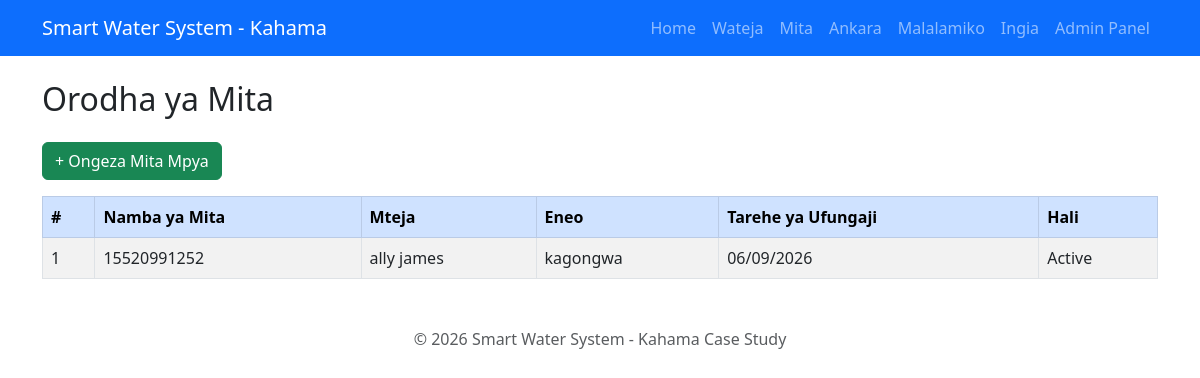
/meters/, run on the app's committed database.
### meters/models.py (models this page shows, shortened)
class Meter(models.Model):
    STATUS_CHOICES = [
        ('active', 'Active'),
        ('inactive', 'Inactive'),
        ('faulty', 'Faulty'),
    ]
    customer = models.ForeignKey(Customer, on_delete=models.CASCADE, related_name='meters')
    meter_number = models.CharField(max_length=50, unique=True)
    location = models.CharField(max_length=255, blank=True, null=True)
    installation_date = models.DateField()
    status = models.CharField(max_length=10, choices=STATUS_CHOICES, default='active')

### customers/models.py (models this page shows, shortened)
class Customer(models.Model):
    user = models.OneToOneField(User, on_delete=models.CASCADE, null=True, blank=True)
    full_name = models.CharField(max_length=150)
    phone_number = models.CharField(max_length=15)
    email = models.EmailField(blank=True, null=True)
    address = models.CharField(max_length=255)
    ward = models.CharField(max_length=100, blank=True, null=True)
    national_id = models.CharField(max_length=30, blank=True, null=True)
    date_registered = models.DateTimeField(auto_now_add=True)

### meters/views.py (the view)
# urls.py: path('meters/', meter_views.meter_list, name='meter_list'),
def meter_list(request):
    meters = Meter.objects.all()
    return render(request, 'meters/meter_list.html', {'meters': meters})

### templates/meters/meter_list.html (shortened to what this page needs)
{% extends 'base.html' %}
{% block content %}
<h2 class="mb-4">Orodha ya Mita</h2>
<a href="{% url 'add_meter' %}" class="btn btn-success mb-3">+ Ongeza Mita Mpya</a>
<table class="table table-striped table-bordered">
    <thead class="table-primary">
        <tr>
            <th>#</th>
            <th>Namba ya Mita</th>
            <th>Mteja</th>
            <th>Eneo</th>
            <th>Tarehe ya Ufungaji</th>
            <th>Hali</th>
        </tr>
    </thead>
    <tbody>
        {% for meter in meters %}
        <tr>
            <td>{{ forloop.counter }}</td>
            <td>{{ meter.meter_number }}</td>
            <td>{{ meter.customer.full_name }}</td>
            <td>{{ meter.location }}</td>
            <td>{{ meter.installation_date|date:"d/m/Y" }}</td>
            <td>{{ meter.get_status_display }}</td>
        </tr>
        {% empty %}
        <tr>
            <td colspan="6" class="text-center text-muted">Hakuna mita zilizosajiliwa bado.</td>
        </tr>
        {% endfor %}
    </tbody>
</table>
{% endblock %}

### data on the page
Meter: meter_number "15520991252", customer.full_name "ally james", location "kagongwa", installation_date "06/09/2026", status "Active"
